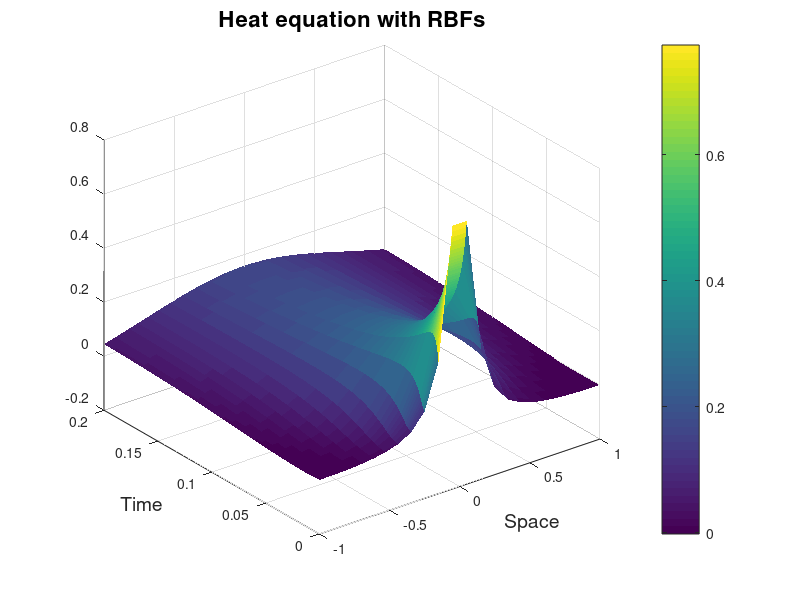

Recreate this plot in MATLAB.

%%
n = 32;              % Space resolution
Tfinal = .2;         % Final time
Ntime = 5e2;         % Number of time steps
dt = Tfinal/Ntime;
%%

data = zeros(n, Ntime+1);

%%
x = cos(linspace(0, pi, n))';     % Chebyshev grid

u0 = (0.05./(1.05 - cos(pi*x))) - 0.05/2.05;
data(:, 1) = u0;

% Compute the Dn
ep = 5;
phi = @ (ep, xi, xj) exp(-ep^2*(xi-xj).^2);
phi_xx = @ (ep, xi, xj) (-2*ep^2 + 4*ep^4*(xi-xj).^2).*exp(-ep^2*(xi-xj).^2);

[X1, X2] = meshgrid(x);

%% Operators
A = phi(ep, X2, X1);
B = phi_xx(ep, X2, X1);
D = B/A;
I = speye(n);
DI = I + dt*D;

%% BC - homogenuous Dirichlet
D(1, :) = 0;   D(end, :) = 0;

%%
for t = 1:Ntime
    
    data(:, t+1) = DI*data(:, t); 
    
end

%%
time = 0:dt:Tfinal;
figure(1)
surf(x, time, data', 'edgecolor', 'none')
colorbar, title('Heat equation with RBFs', 'fontsize', 16)
xlabel('Space', 'fontsize', 14)
ylabel('Time', 'fontsize', 14)


%%
%figure(4)
%plot(x, u0, '.', 'markersize', 20)




%%
%figure(5)
%Eg = eig(D);
%plot(real(Eg), imag(Eg), '.', 'markersize', 20)






